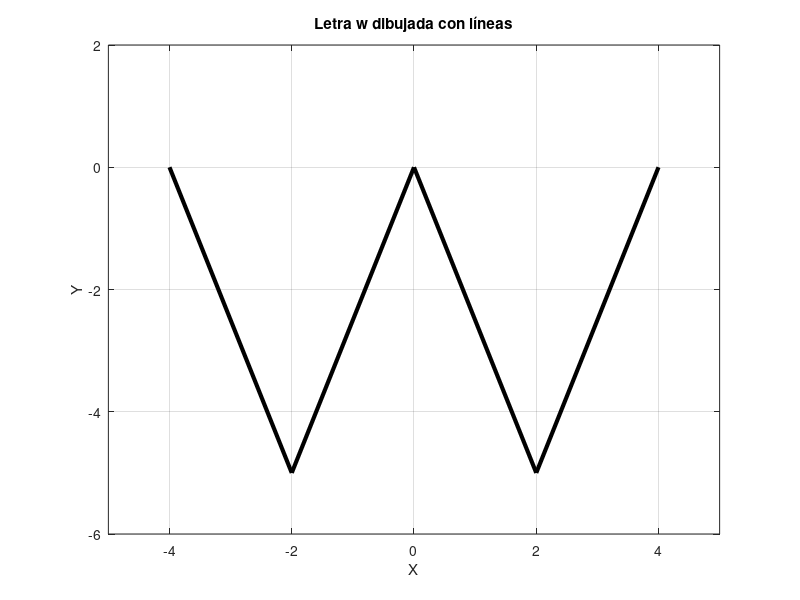

The MATLAB script that drew this image:
% Datos
w = [1; 2; 3];
x = [10; 20; 30];
y = [100; 200; 300];

% Abrir archivo para escritura
fid = fopen('datos.txt', 'w');

% Escribir encabezado
fprintf(fid, 'w\tx\ty\n');  % Usa \t para separar con tabulaciones

% Escribir los datos fila por fila
for i = 1:length(w)
    fprintf(fid, '%g\t%g\t%g\n', w(i), x(i), y(i));
end

% Cerrar archivo
fclose(fid);

% Coordenadas para formar una "w"
x = [-4, -2, 0, 2, 4];
y = [0, -5, 0, -5, 0];

% Graficar
figure;
plot(x, y, 'k-', 'LineWidth', 3);
grid on;
axis equal;
xlabel('X');
ylabel('Y');
title('Letra w dibujada con líneas');
xlim([-5 5]);
ylim([-6 2]);
